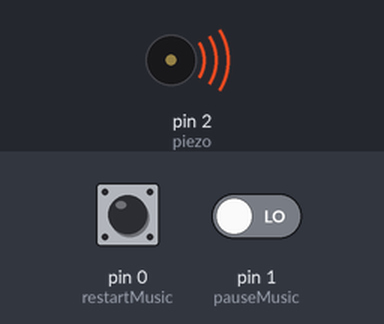
Bench run of a sketch on a simulated Arduino Uno, built with avr-gcc and run on an emulated ATmega328P. On the bench: buzzer (waves = sounding). The inputs (shaded band) are chosen by the test bench; at power-on: pin 1 (pauseMusic) LOW, pin 0 (restartMusic) LOW.

Above: at 1.5 s.
1.6 s: pin 1 (pauseMusic) driven HIGH
At 2.7 s:
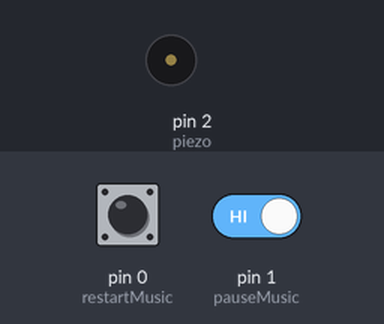
3.1 s: pin 1 (pauseMusic) driven LOW
At 3.7 s:
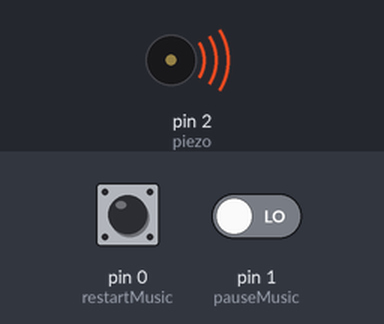
6.1 s: pin 0 (restartMusic) pulled HIGH for 3.2 s
Timing chart, 0 to 16.8 s (numbered marks = the images above; inputs shaded):
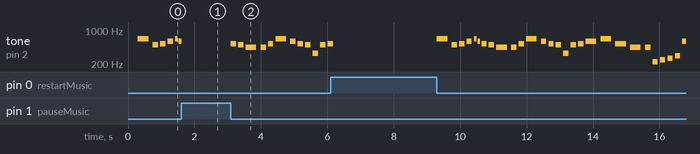

The sketch:

Tetris_Music.ino
```cpp
#include "pitches.h"
#define piezo 2
#define pauseMusic 1
#define restartMusic 0

int melody1[] = {
  NOTE_E5, NOTE_B4, NOTE_C5, NOTE_D5, NOTE_E5, NOTE_D5, NOTE_C5, NOTE_B4,
  NOTE_A4, NOTE_A4, NOTE_C5, NOTE_E5, NOTE_D5, NOTE_C5, NOTE_B4, NOTE_E4, NOTE_B4, NOTE_C5, NOTE_D5, NOTE_E5, NOTE_C5, NOTE_A4, NOTE_A4, NOTE_A3, NOTE_B3, NOTE_C4,
  NOTE_D4, NOTE_D5, NOTE_F5, NOTE_A5, NOTE_A5, NOTE_A5, NOTE_G5, NOTE_F5, NOTE_E5, NOTE_C5, NOTE_E5, NOTE_F5, NOTE_E5, NOTE_D5, NOTE_C5,
  NOTE_B4, NOTE_B4, NOTE_C5, NOTE_D5, NOTE_E5, NOTE_C5, NOTE_A4, NOTE_A4,
};

int melody2[] = {
  NOTE_E4, NOTE_C4, NOTE_A3, NOTE_C4, NOTE_E4, NOTE_C4, NOTE_A3, NOTE_C4,
  NOTE_D4, NOTE_B3, NOTE_GS3,NOTE_B3, NOTE_D4, NOTE_B3, NOTE_GS3,NOTE_B3,
  NOTE_C4, NOTE_A3, NOTE_E3, NOTE_A3, NOTE_C4, NOTE_A3, NOTE_E3, NOTE_A3,
  NOTE_B3, NOTE_GS3,NOTE_E3, NOTE_GS3,NOTE_B3,
  NOTE_E4, NOTE_C4, NOTE_A3, NOTE_C4, NOTE_E4, NOTE_C4, NOTE_A3, NOTE_C4,
  NOTE_D4, NOTE_B3, NOTE_GS3,NOTE_B3, NOTE_D4, NOTE_B3, NOTE_GS3,NOTE_B3,
  NOTE_C4, NOTE_A3, NOTE_C4, NOTE_E4, NOTE_A4, NOTE_A4, NOTE_GS4
};

byte noteDurations1[] = {
  4,2,2,2,1,1,2,2,
  4,2,2,4,2,2,2,2,2,2,4,4,4,4,2,2,2,2,
  2,4,2,2,1,1,2,2,6,2,2,1,1,2,2,
  4,2,2,4,4,4,4,8,
};

byte noteDurations2[] = {
  2,2,2,2,2,2,2,2,
  2,2,2,2,2,2,2,2,
  2,2,2,2,2,2,2,2,
  2,2,2,2,8,
  2,2,2,2,2,2,2,2,
  2,2,2,2,2,2,2,2,
  2,2,2,2,4,4,16
};

// calculates the number of elements in the melody array.
byte musicLength1=sizeof(melody1)/sizeof('NOTE_F5');
byte musicLength2=sizeof(melody2)/sizeof('NOTE_F5');

boolean isPlaying=false;

void setup() {
  pinMode(piezo,OUTPUT);
  pinMode(restartMusic,INPUT);
  pinMode(pauseMusic,INPUT);
  delay(300);
}

void loop() {
  while (digitalRead(restartMusic)==HIGH) {
  }
  int duration;
  int pause;
  for (int n=0;n<2;n++) {
    for (int i=0; i< musicLength1; i++) {
      while (digitalRead(pauseMusic)==HIGH) {}
      if (digitalRead(restartMusic)==HIGH) {
        return;
      }
      duration = noteDurations1[i]*80;
      tone(piezo, melody1[i],duration);
      pause=noteDurations1[i]*112;
      delay(pause);
    }
  }
  for (int i=0; i< musicLength2; i++) {
    while (digitalRead(pauseMusic)==HIGH) {}
    if (digitalRead(restartMusic)==HIGH) {
        return;
     }
    duration = noteDurations2[i]*80;
    tone(piezo, melody2[i],duration);
    pause=noteDurations2[i]*112;
    delay(pause);
  }
}
```

pitches.h
```cpp
/*************************************************
 * Public Constants
 *************************************************/

#define NOTE_B0  31
#define NOTE_C1  33
#define NOTE_CS1 35
#define NOTE_D1  37
#define NOTE_DS1 39
#define NOTE_E1  41
#define NOTE_F1  44
#define NOTE_FS1 46
#define NOTE_G1  49
#define NOTE_GS1 52
#define NOTE_A1  55
#define NOTE_AS1 58
#define NOTE_B1  62
#define NOTE_C2  65
#define NOTE_CS2 69
#define NOTE_D2  73
#define NOTE_DS2 78
#define NOTE_E2  82
#define NOTE_F2  87
#define NOTE_FS2 93
#define NOTE_G2  98
#define NOTE_GS2 104
#define NOTE_A2  110
#define NOTE_AS2 117
#define NOTE_B2  123
#define NOTE_C3  131
#define NOTE_CS3 139
#define NOTE_D3  147
#define NOTE_DS3 156
#define NOTE_E3  165
#define NOTE_F3  175
#define NOTE_FS3 185
#define NOTE_G3  196
#define NOTE_GS3 208
#define NOTE_A3  220
#define NOTE_AS3 233
#define NOTE_B3  247
#define NOTE_C4  262
#define NOTE_CS4 277
#define NOTE_D4  294
#define NOTE_DS4 311
#define NOTE_E4  330
#define NOTE_F4  349
#define NOTE_FS4 370
#define NOTE_G4  392
#define NOTE_GS4 415
#define NOTE_A4  440
#define NOTE_AS4 466
#define NOTE_B4  494
#define NOTE_C5  523
#define NOTE_CS5 554
#define NOTE_D5  587
#define NOTE_DS5 622
#define NOTE_E5  659
#define NOTE_F5  698
#define NOTE_FS5 740
#define NOTE_G5  784
#define NOTE_GS5 831
#define NOTE_A5  880
#define NOTE_AS5 932
#define NOTE_B5  988
#define NOTE_C6  1047
#define NOTE_CS6 1109
#define NOTE_D6  1175
#define NOTE_DS6 1245
#define NOTE_E6  1319
#define NOTE_F6  1397
#define NOTE_FS6 1480
#define NOTE_G6  1568
#define NOTE_GS6 1661
#define NOTE_A6  1760
#define NOTE_AS6 1865
#define NOTE_B6  1976
#define NOTE_C7  2093
#define NOTE_CS7 2217
#define NOTE_D7  2349
#define NOTE_DS7 2489
#define NOTE_E7  2637
#define NOTE_F7  2794
#define NOTE_FS7 2960
#define NOTE_G7  3136
#define NOTE_GS7 3322
#define NOTE_A7  3520
#define NOTE_AS7 3729
#define NOTE_B7  3951
#define NOTE_C8  4186
#define NOTE_CS8 4435
#define NOTE_D8  4699
#define NOTE_DS8 4978
```

Measured:
- after the input at 1.6 s, tone on pin 2 (piezo): goes on until 1.6 s, then stays silent
- after the input at 3.1 s, tone on pin 2 (piezo): plays 523 Hz for 0.16 s, 494 Hz for 0.16 s, 440 Hz for 0.32 s, 440 Hz for 0.16 s, 523 Hz for 0.16 s, 659 Hz for 0.32 s … (12 notes in this stretch), starting at once
- by itself, tone on pin 2 (piezo): plays 659 Hz for 0.32 s, 494 Hz for 0.16 s, 523 Hz for 0.16 s, 587 Hz for 0.16 s, 659 Hz for 0.08 s, 587 Hz for 0.07 s
